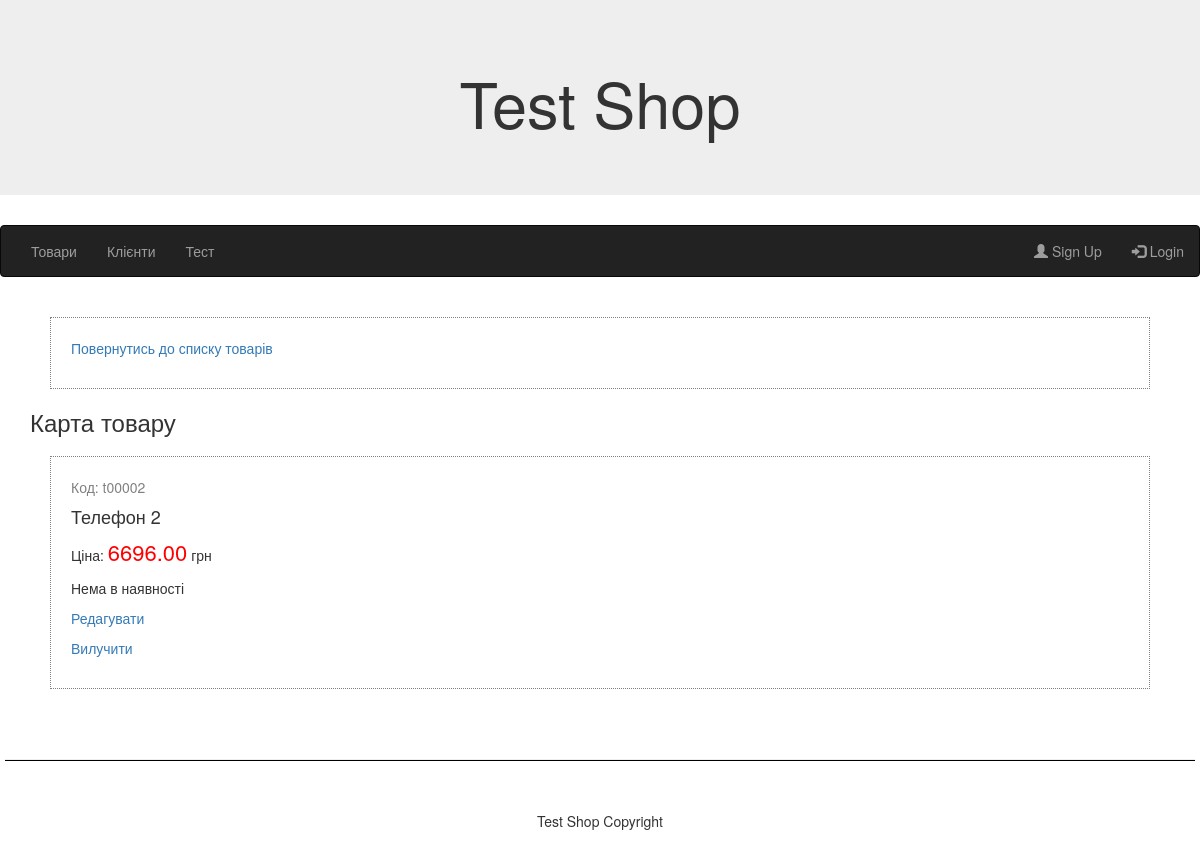
Screenshot of /product/view?id=2 with the database file from the repository.
### tables this page shows
CREATE TABLE `menu` (
  `id` int(11) unsigned NOT NULL AUTO_INCREMENT,
  `name` varchar(100) NOT NULL,
  `path` varchar(255) NOT NULL,
  `active` tinyint(1) NOT NULL DEFAULT '1',
  `sort_order` smallint(2) DEFAULT NULL,
  PRIMARY KEY (`id`)
);

CREATE TABLE `products` (
  `id` int(11) unsigned NOT NULL AUTO_INCREMENT,
  `sku` varchar(30) NOT NULL,
  `name` varchar(255) NOT NULL,
  `price` decimal(12,2) NOT NULL DEFAULT '0.00',
  `qty` decimal(12,3) NOT NULL DEFAULT '0.000',
  `description` mediumtext,
  PRIMARY KEY (`id`)
);

### app/Core/View.php (called while the page is built, shortened)
<?php
class View
{
    private $data;
    private $viewPath;
    public function __construct(array $data = [], string $viewPath = null)
    {
        $this->data = $data;
        $this->viewPath = $viewPath;
    }
    public static function getViewDir(): string
    {
        return App::getAppDir() . DS . 'views';
    }
    protected function get($key)
    {
        return $this->data[$key];
    }
    public function render(): string
    {
        $path = $this->viewPath;
        if ($path === null) {
            $path = $this->getDefaultPath();
        }
        array_walk($this->data, static function(&$item, $key) {
            if ($item instanceof View) {
                $item = $item->render();
            }
        });
        extract($this->data, EXTR_SKIP);
        include $path;
        return ob_get_clean();
    }
    private function getDefaultPath(): string
    {
        $controllerName = Route::getController();
        $actionName = Route::getAction();
        $path = self::getViewDir() . DS . $controllerName . DS . $actionName . '.php';
        $path404 = self::getViewDir() . DS . 'error' . DS . 'error404.php';
        return file_exists($path) ? $path : $path404;
    }
     private function getBP(): string
     {
         return Route::getBP();
     }
}

### app/Controllers/ProductController.php (called while the page is built, shortened)
<?php
class ProductController extends Controller
{
    public function viewAction()
    {
        $product = $this->getModel('Product')
                        ->initCollection()
                        ->filter(['id' => $this->getId()])
                        ->getCollection()
                        ->selectFirst();
        $this->renderLayout();
    }
    public function getId()
    {
        return filter_input(INPUT_GET, 'id');
    }
}

### app/Core/App.php (called while the page is built, shortened)
<?php
class App
{
    public static function run(string $path = null): void
    {
        $action = Route::getAction() . 'Action';
        $controller = new $controllerClass();
        $controller->$action();
    }
}

### app/bootstrap.php (called while the page is built, shortened)
<?php
require ROOT . '/app/Autoloader.php';
App::run();

### index.php (called while the page is built, shortened)
<?php
include ROOT . '/app/bootstrap.php';

### app/Autoloader.php (called while the page is built, shortened)
<?php
class Autoloader
{
    public static function register(): void
    {
        spl_autoload_register(static function ($class) {
            $file = ROOT . DS . 'app' . DS . str_replace('\\', DS, $class) . '.php';
            if (file_exists($file)) {
                return true;
            }
            return false;
        });
    }
}

### app/Core/DB.php (called while the page is built, shortened)
<?php
class DB
{
    private static $pdo = null;
    public function getConnection()
    {
        if (!self::$pdo) {
            $dsn = 'mysql:host=' . MYSQL_HOST . ';port=' . MYSQL_PORT . ';dbname=' . DB_NAME . ';charset=utf8';
            $options = array(
                PDO::MYSQL_ATTR_INIT_COMMAND => "SET NAMES 'utf8'",
                PDO::ATTR_ERRMODE => PDO::ERRMODE_EXCEPTION,
                PDO::ATTR_EMULATE_PREPARES => false
            );
            try {
                self::$pdo = new PDO($dsn, DB_USERNAME, DB_PASSWORD, $options);
            } catch (PDOException $e) {
                echo "Connection failed: " . $e->getMessage();
                exit();
            }
        }
        return self::$pdo;
    }
    public function query($sql, $parameters = [])
    {
        $dbh = $this->getConnection();
        $stmt = $dbh->prepare($sql);
        $result = $stmt->execute($parameters);
        if ($result !== false) {
            return $stmt->fetchAll(PDO::FETCH_ASSOC);
        } else {
            return false;
        }
    }
}

### app/Core/Model.php (called while the page is built, shortened)
<?php
class Model implements DbModelInterface
{
    protected $tableName;
    protected $columns = [];
    protected $sql;
    protected $params = [];
    public function initCollection()
    {
        $columns = implode(',', $this->getColumns());
        $this->sql = "select $columns from " . $this->tableName;
        return $this;
    }
    public function getColumns()
    {
        $db = new DB();
        $sql = "show columns from  $this->tableName;";
        $results = $db->query($sql);
        foreach ($results as $result) {
            array_push($this->columns, $result['Field']);
        }
        return $this->columns;
    }
    public function sort($params)
    {
        if (count($params) > 0) {
            $this->sql .= sprintf(
                " order by %s",
                Util::keyValueToList($params, "%s %s")
            );
        }
        return $this;
    }
    public function filter($params)
    {
        if (count($params) > 0) {
            $this->sql .= sprintf(
                " where %s",
                Util::keyValueToList($params, "%s=%s")
            );
        }
        return $this;
    }
    public function getCollection()
    {
        $db = new DB();
        $this->sql .= ";";
        $this->collection = $db->query($this->sql, $this->params);
        return $this;
    }
}

### app/Core/Route.php (called while the page is built, shortened)
<?php
class Route
{
    public static function getBP()
    {
        return self::getBasePath();
    }
    public static function getBasePath()
    {
        $basePath = substr(ROOT, strlen($_SERVER['DOCUMENT_ROOT']));
        return $basePath;
    }
}

### app/Core/Url.php (the view, shortened to what this page needs)
<?php
class Url
{
    public static function getLink(string $path, string $name, array $params = []): string
    {
        if (!empty($params)) {
            $firts_key = array_keys($params)[0];
            foreach ($params as $key => $value) {
                $path .= ($key === $firts_key ? '?' : '&');
                $path .= "$key=$value";
            }
        }
        return '<a href="' . Route::getBP() . $path . '">' . $name . '</a>';
    }
}

### app/views/menu.php
<nav class="navbar navbar-inverse">
  <div class="container-fluid">
    <ul class="nav navbar-nav">
    <?php
        foreach($this->get('menuCollection') as $item)  :
    ?>
        <li>
            <?= \Core\Url::getLink($item['path'], $item['name']); ?>
        </li>
    <?php endforeach; ?>
    </ul>
    <ul class="nav navbar-nav navbar-right">
        <li><a href="<?php echo $this->getBP();?>/customer/register/"><span class="glyphicon glyphicon-user"></span> Sign Up</a></li>
        <li><a href="<?php echo $this->getBP();?>/customer/login/"><span class="glyphicon glyphicon-log-in"></span> Login</a></li>
    </ul>
  </div>
</nav>

### app/views/product/view.php (shortened to what this page needs)
<div class="product">
    <p>
        <?= \Core\Url::getLink('/product/list', 'Повернутись до списку товарів'); ?>
    </p>
</div>
<h3> Карта товару </h3>
<?php
$product =  $this->get('product');
?>
<?php if ($product) : ?>
    <div class="product">
        <p class="sku">Код: <?php echo $product['sku'] ?></p>
        <h4><?php echo $product['name'] ?></h4>
        <p> Ціна: <span class="price"><?php echo $product['price'] ?></span> грн</p>
        <p> <?php
            if (!$product['qty'] > 0){
                echo 'Кількість: '.$product['qty'];
            } else {
                echo 'Нема в наявності';
            }
            ?></p>
        <?= \Core\Url::getLink('/product/edit', 'Редагувати', array('id' => $product['id'])); ?>
        <p>
            <?= \Core\Url::getLink('/product/delete', 'Вилучити', array('id' => $product['id'])); ?>
        </p>
    </div>
<?php else : ?>
    <p>
        Товар з данним id в базі даних відсутній
    </p>
<?php endif; ?>

### css/style.css (style rules this page uses)
.sku { color: grey; }
.product { border: dotted 1px gray; margin:20px; padding: 20px; }
.price { color: red; font-size: 22px; }

### rows the page displays
menu: name "Товари"
menu: name "Клієнти"
menu: name "Тест"
products: sku "t00002", name "Телефон 2", price "6696.00"

### other values shown
$name "Повернутись до списку товарів Редагувати Вилучити"
